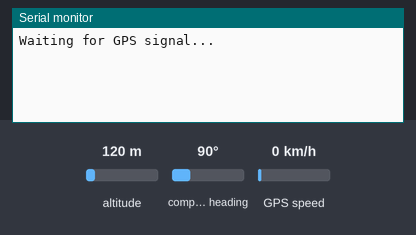
Bench run of a sketch on a simulated ESP32. On the bench: the last lines printed to the serial monitor. The inputs (shaded band) are chosen by the test bench; at power-on: GPS speed 0 km/h, altitude 120 m, compass heading 90°. The GPS gets a fix after 3 s at 37.7749, -122.4194 with 8 satellites.

Above: at 1.2 s.
1.3 s: GPS speed set to 2 km/h
At 3.5 s:
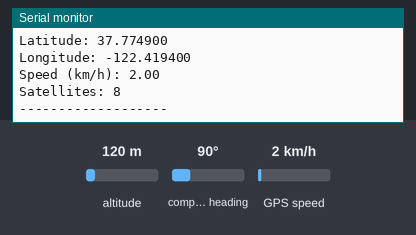
4.5 s: GPS speed set to 30 km/h
At 5.8 s:
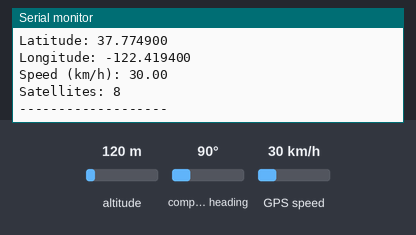

The sketch:

Gps_testing.ino
```cpp
#include <TinyGPS++.h>
#include <HardwareSerial.h>

TinyGPSPlus gps;
HardwareSerial GPS_Serial(2);  // UART2 (GPIO16=RX, GPIO17=TX)

void setup() {
  Serial.begin(115200);            // For debug output
  GPS_Serial.begin(9600, SERIAL_8N1, 16, 17); // Baud, mode, RX, TX

  Serial.println("Waiting for GPS signal...");
}

void loop() {
  while (GPS_Serial.available() > 0) {
    gps.encode(GPS_Serial.read());

    if (gps.location.isUpdated()) {
      Serial.print("Latitude: ");
      Serial.println(gps.location.lat(), 6);
      Serial.print("Longitude: ");
      Serial.println(gps.location.lng(), 6);
      Serial.print("Speed (km/h): ");
      Serial.println(gps.speed.kmph());
      Serial.print("Satellites: ");
      Serial.println(gps.satellites.value());
      Serial.println("-------------------");
    }
  }
}
```

Measured:
- after the input at 1.3 s, the serial monitor: prints a new line after 1.7 s (image 1)
- after the input at 4.5 s, the serial monitor: prints a new line after 0.51 s (image 2)
